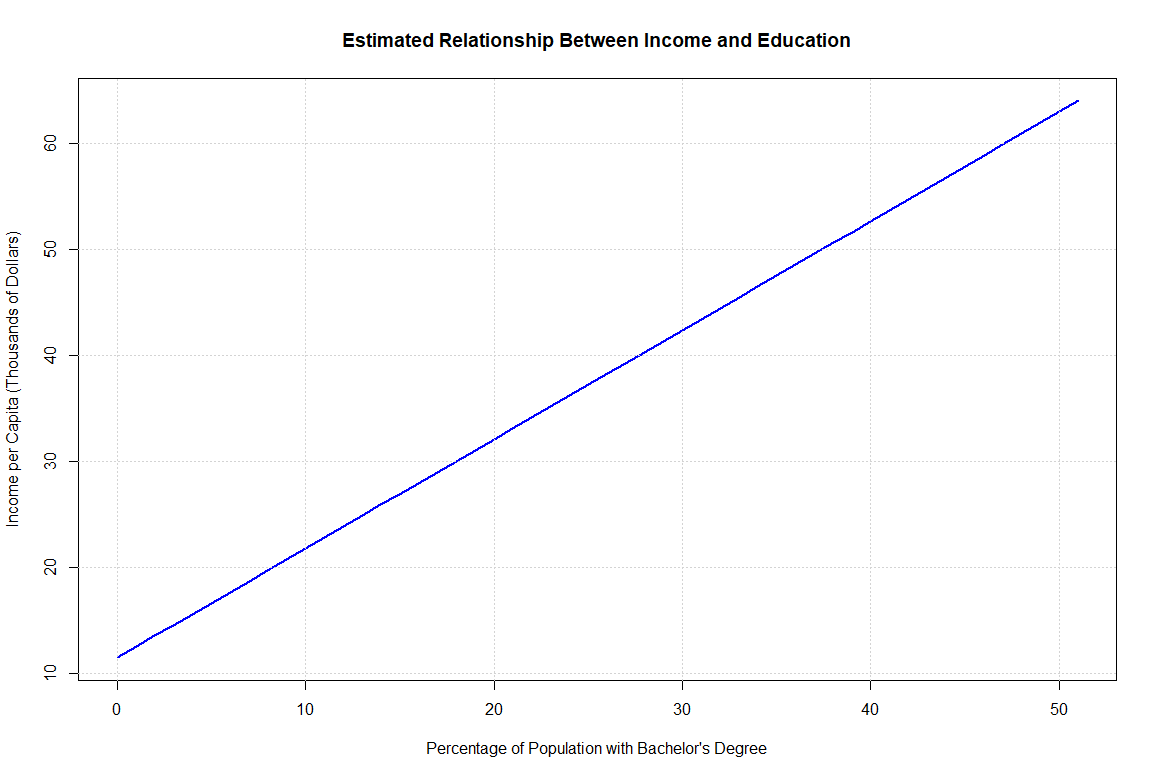

The script that drew this image:
# 3.7
# b


BACHELOR <- seq(0, 51, by=1) 
a <- 11.5163  
beta <- 1.029 


INCOME <- a + beta * BACHELOR


plot(BACHELOR, INCOME, type="l", col="blue", lwd=2, 
     xlab="Percentage of Population with Bachelor's Degree", 
     ylab="Income per Capita (Thousands of Dollars)", 
     main="Estimated Relationship Between Income and Education")
grid()
